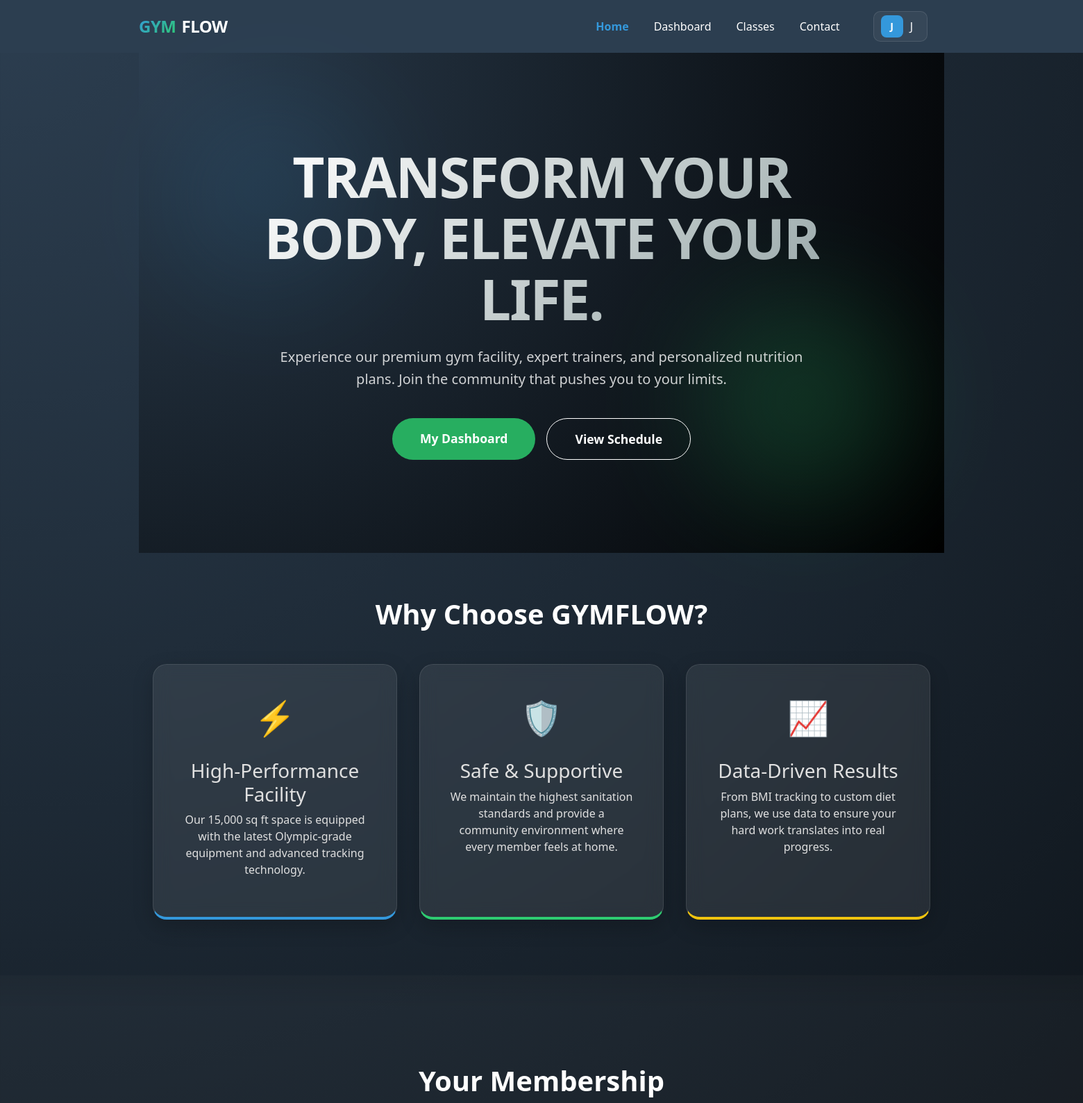
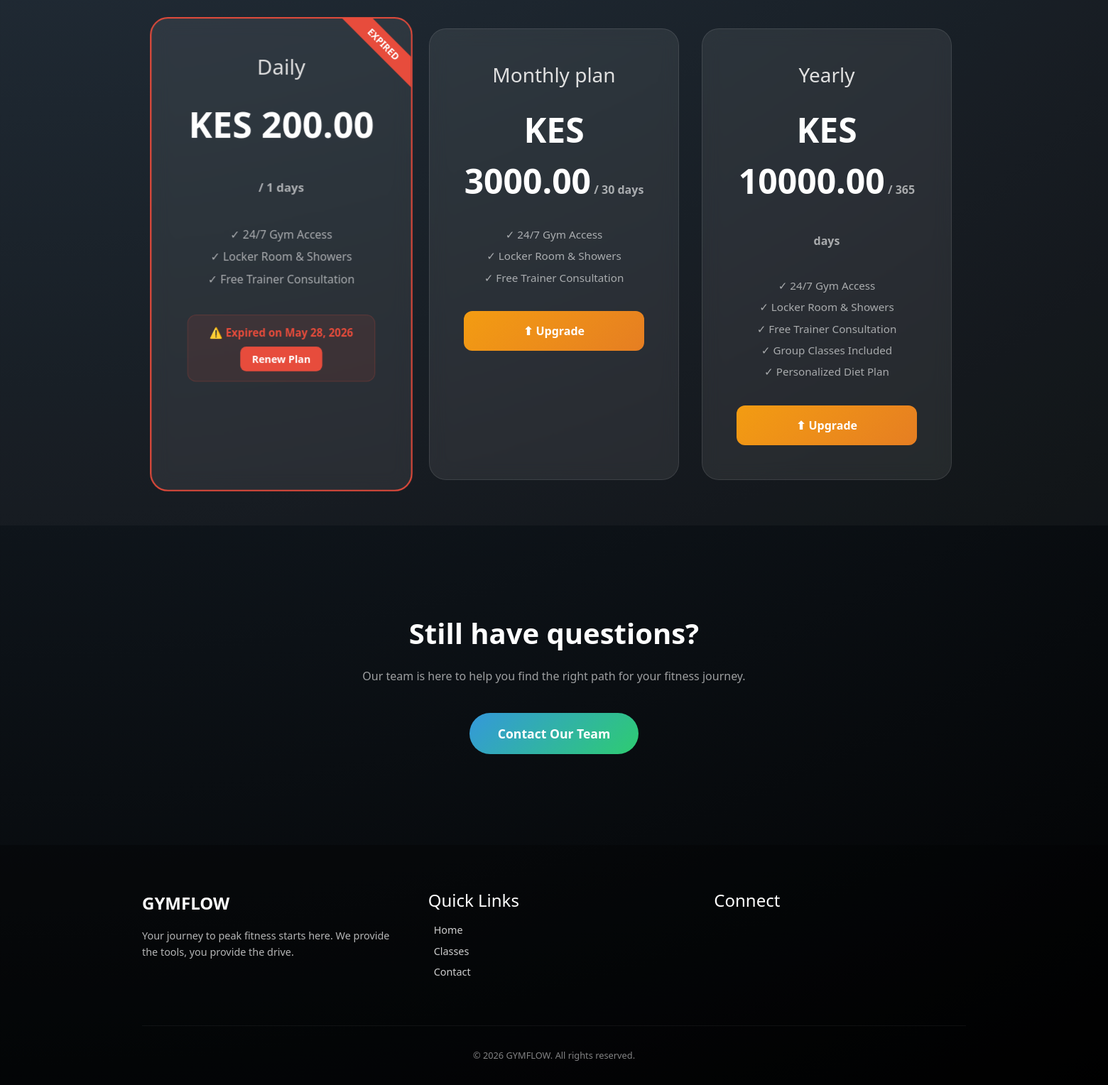
The page / (signed in) on the database its author committed (2 pictures, top to bottom).
### base/gym/models.py (models this page shows, shortened)
class MembershipPlan(models.Model):
    name = models.CharField(max_length=60)
    price = models.DecimalField(max_digits=10, decimal_places=2)
    duration_days = models.PositiveIntegerField()

class Membership(models.Model):
    member = models.ForeignKey(Member, on_delete=models.CASCADE, related_name="memberships")
    plan = models.ForeignKey(MembershipPlan, on_delete=models.PROTECT)
    start_date = models.DateField(default=timezone.now)
    end_date = models.DateField(blank=True, null=True)
    is_active = models.BooleanField(default=True, db_index=True)
    @property
    def is_expired(self):
        if self.end_date:
            return self.end_date < timezone.now().date()
        return False

### base/gym/views/public.py (the view)
# urls.py: path("", views.home_view, name="home"),
def home_view(request):
    plans = MembershipPlan.objects.all().order_by("price")
    featured_classes = GymClass.objects.all()[:3]
    announcements = Announcement.objects.filter(is_active=True)[:3]
    gallery = GymPhoto.objects.all()[:6]
    active_membership = None
    if request.user.is_authenticated:
        member = getattr(request.user, 'member_profile', None)
        if member:
            active_membership = member.memberships.filter(is_active=True).first()
    for plan in plans:
        if plan.duration_days == 1: plan.freq_label = "Daily"
        elif plan.duration_days == 7: plan.freq_label = "Weekly"
        elif plan.duration_days <= 31: plan.freq_label = "Monthly"
        elif plan.duration_days >= 360: plan.freq_label = "Yearly"
        else: plan.freq_label = "Select Plan"
        plan.is_active = active_membership and plan.id == active_membership.plan.id
    return render(request, "gym/home.html", {
        "plans": plans,
        "featured_classes": featured_classes,
        "announcements": announcements,
        "gallery": gallery,
        "active_membership": active_membership,
    })

### base/gym/context_processors.py (called while the page is built)
def branch_context(request):
    active_branch_id = request.session.get('active_branch_id')
    active_branch = None
    if active_branch_id:
        try:
            active_branch = Branch.objects.get(id=active_branch_id)
        except Branch.DoesNotExist:
            pass
    return {
        'all_branches': Branch.objects.all(),
        'active_branch': active_branch,
    }

### base/templates/gym/home.html (shortened to what this page needs)
{% extends "gym/base.html" %}
{% block content %}
<div class="hero">
    <div class="floating-shape" style="top: 10%; left: 5%;"></div>
    <div class="floating-shape" style="bottom: 10%; right: 5%; background: var(--accent-green);"></div>
    <div class="hero-content">
        <h1 class="hero-title">TRANSFORM YOUR BODY, ELEVATE YOUR LIFE.</h1>
        <p class="hero-subtitle">Experience our premium gym facility, expert trainers, and personalized nutrition plans.
            Join the community that pushes you to your limits.</p>
        <div class="cta-group">
            {% if user.is_authenticated %}
            <a href="{% url 'login_redirect' %}" class="btn btn-large btn-success">My Dashboard</a>
            {% else %}
            <a href="{% url 'login' %}{% if request.GET.next %}?next={{ request.GET.next }}{% endif %}"
                class="btn btn-large btn-success">Get Started Today</a>
            {% endif %}
            <a href="{% url 'class_schedule' %}" class="btn btn-large"
                style="background: transparent; border: 1px solid white;">View Schedule</a>
        </div>
    </div>
</div>
<div class="container">
    <h2 class="section-title">Why Choose GYMFLOW?</h2>
    <div class="features-grid">
        <div class="feature-card" style="border-bottom: 4px solid var(--accent-blue);">
            <span class="feature-icon">⚡</span>
            <h3>High-Performance Facility</h3>
            <p>Our 15,000 sq ft space is equipped with the latest Olympic-grade equipment and advanced tracking
                technology.</p>
        </div>
        <div class="feature-card" style="border-bottom: 4px solid var(--accent-green);">
            <span class="feature-icon">🛡️</span>
            <h3>Safe & Supportive</h3>
            <p>We maintain the highest sanitation standards and provide a community environment where every member feels
                at home.</p>
        </div>
        <div class="feature-card" style="border-bottom: 4px solid #f1c40f;">
            <span class="feature-icon">📈</span>
            <h3>Data-Driven Results</h3>
            <p>From BMI tracking to custom diet plans, we use data to ensure your hard work translates into real
                progress.</p>
        </div>
    </div>
    <div class="pricing-wrap">
        {% if active_membership %}
        <h2 class="section-title">Your Membership</h2>
        {% else %}
        <h2 class="section-title">Simple, Flexible Pricing</h2>
        {% endif %}
        <div class="plans-grid">
            {% for plan in plans %}
            <div
                class="plan-card {% if plan.is_active %}{% if active_membership.is_expired %}popular-expired{% else %}popular-gym{% endif %}{% elif forloop.counter == 2 and not active_membership %}popular{% endif %}">
                {% if plan.is_active %}
                {% if active_membership.is_expired %}
                <div class="popular-badge" style="background: #e74c3c;">EXPIRED</div>
                {% else %}
                <div class="popular-badge" style="background: var(--accent-green);">YOUR PLAN</div>
                {% endif %}
                {% elif forloop.counter == 2 and not active_membership %}
                <div class="popular-badge">BEST VALUE</div>
                {% endif %}
                <h3>{{ plan.name }}</h3>
                <div class="plan-price">KES {{ plan.price }}<span> / {{ plan.duration_days }} days</span></div>
                <ul
                    style="list-style: none; padding: 0; margin-bottom: 2rem; color: rgba(255,255,255,0.6); font-size: 0.95rem; line-height: 2;">
                    <li>✓ 24/7 Gym Access</li>
                    <li>✓ Locker Room & Showers</li>
                    <li>✓ Free Trainer Consultation</li>
                    {% if plan.price > 3000 %}
                    <li>✓ Group Classes Included</li>
                    <li>✓ Personalized Diet Plan</li>
                    {% endif %}
                </ul>
                {% if user.is_authenticated %}
                {% if active_membership %}
                {% if plan.is_active %}
                {% if active_membership.is_expired %}
                <div
                    style="text-align: center; padding: 0.8rem; background: rgba(231,76,60,0.1); border: 1px solid rgba(231,76,60,0.2); border-radius: 12px; color: #e74c3c; font-weight: 700; display: flex; flex-direction: column; gap: 0.5rem; justify-content: center; align-items: center;">
                    <span style="font-size: 0.9rem;">⚠️ Expired on {{ active_membership.end_date|date:"M d, Y" }}</span>
                    <a href="{% url 'portal_subscribe' plan.id %}" class="btn"
                        style="background: #e74c3c; border-radius: 8px; font-size: 0.85rem; font-weight: 700; padding: 0.4rem 1rem; color: white;">Renew
                        Plan</a>
                </div>
                {% else %}
                <div
                    style="text-align: center; padding: 0.8rem; background: #d5f5e3; border-radius: 12px; color: #1e8449; font-weight: 700;">
                    ✅ Active until {{ active_membership.end_date|date:"M d, Y" }}</div>
                {% endif %}
                {% else %}
                <a href="{% url 'portal_subscribe' plan.id %}" class="btn"
                    style="width: 100%; padding: 1rem; border-radius: 12px; font-weight: 700; color: white; background: linear-gradient(135deg, #f39c12, #e67e22);">⬆
                    Upgrade</a>
                {% endif %}
                {% else %}
                <a href="{% url 'portal_subscribe' plan.id %}" class="btn"
                    style="width: 100%; padding: 1rem; border-radius: 12px; font-weight: 700; color: white; background: var(--accent-blue);">{{
                    plan.freq_label }}</a>
                {% endif %}
                {% else %}
                <a href="{% url 'login' %}?next={% url 'portal_subscribe' plan.id %}" class="btn"
                    style="width: 100%; padding: 1rem; border-radius: 12px; font-weight: 700; color: white; {% if forloop.counter == 2 %}background: var(--accent-blue);{% else %}background: #2c3e50;{% endif %}">Join
                    Now</a>
                {% endif %}
            </div>
            {% endfor %}
        </div>
    </div>
    <div style="text-align: center; margin: 8rem 0;">
        <h2 style="font-size: 2.5rem; font-weight: 800; margin-bottom: 1.5rem; color: #fff;">Still have questions?</h2>
        <p style="color: rgba(255,255,255,0.6); margin-bottom: 2.5rem;">Our team is here to help you find the right path
            for your fitness
            journey.</p>
        <a href="{% url 'contact' %}" class="btn btn-large"
            style="background: linear-gradient(135deg, #3498db, #2ecc71);">Contact Our Team</a>
    </div>
</div>
{% endblock %}

### static/gym/css/main.css (style rules this page uses)
* { margin: 0; padding: 0; box-sizing: border-box; }
body { font-family: 'Segoe UI', Tahoma, Geneva, Verdana, sans-serif; background-color: #f5f5f5; color: #333; }
.container { max-width: 1200px; margin: 0 auto; padding: 0 20px; }
h1 { color: #2c3e50; margin-bottom: 1.5rem; }
.btn { display: inline-block; padding: 0.6rem 1.2rem; background-color: #3498db; color: white; text-decoration: none; border: none; border-radius: 4px; cursor: pointer; font-size: 1rem; transition: background-color 0.3s; }
.btn-success { background-color: #27ae60; }

### base/templates/gym/home.html (style rules this page uses)
:root { --accent-blue: #3498db; --accent-green: #2ecc71; --glass-bg: rgba(255, 255, 255, 0.1); --glass-border: rgba(255, 255, 255, 0.2); }
body { margin: 0; padding: 0; overflow-x: hidden; background: radial-gradient(circle at top left, #2c3e50, #000) !important; color: #e0e0e0 !important; }
.hero { position: relative; min-height: 90vh; display: flex; align-items: center; justify-content: center; background: radial-gradient(circle at top left, #2c3e50, #000); color: white; text-align: center; padding: 4rem 1rem; margin-top: -2rem; }
.hero-content { max-width: 800px; z-index: 2; }
.hero-title { font-size: clamp(3rem, 10vw, 5rem); font-weight: 900; line-height: 1.1; margin-bottom: 1.5rem; background: linear-gradient(135deg, #fff, #95a5a6); -webkit-background-clip: text; -webkit-text-fill-color: transparent; letter-spacing: -2px; }
.hero-subtitle { font-size: 1.25rem; opacity: 0.8; margin-bottom: 2.5rem; line-height: 1.6; }
.cta-group { display: flex; gap: 1rem; justify-content: center; flex-wrap: wrap; }
.btn-large { padding: 1rem 2.5rem; font-size: 1.1rem; font-weight: 600; border-radius: 50px; transition: transform 0.3s cubic-bezier(0.175, 0.885, 0.32, 1.275); }
.section-title { text-align: center; font-size: 2.5rem; font-weight: 800; margin: 4rem 0 3rem; color: #ffffff; }
.features-grid { display: grid; grid-template-columns: repeat(auto-fit, minmax(280px, 1fr)); gap: 2rem; margin-bottom: 5rem; }
.feature-card { background: rgba(255, 255, 255, 0.08); backdrop-filter: blur(12px); border: 1px solid rgba(255, 255, 255, 0.1); padding: 2.5rem; border-radius: 20px; box-shadow: 0 10px 30px rgba(0, 0, 0, 0.2); transition: transform 0.3s ease; text-align: center; color: #e0e0e0; }
.feature-icon { font-size: 3rem; margin-bottom: 1.5rem; display: block; }
.pricing-wrap { background: rgba(255, 255, 255, 0.03); padding: 4rem 0; margin: 0 -100vw; padding: 4rem 100vw; box-shadow: inset 0 20px 40px rgba(0, 0, 0, 0.1); }
.plans-grid { display: grid; grid-template-columns: repeat(auto-fit, minmax(300px, 1fr)); gap: 2rem; max-width: 1200px; margin: 0 auto; }
.plan-card { background: rgba(255, 255, 255, 0.08); backdrop-filter: blur(12px); padding: 3rem; border-radius: 24px; border: 1px solid rgba(255, 255, 255, 0.1); text-align: center; transition: scale 0.3s ease; position: relative; overflow: hidden; color: #e0e0e0; }
.plan-card.popular-expired { border: 2px solid #e74c3c !important; scale: 1.05; z-index: 2; }
.popular-badge { position: absolute; top: 20px; right: -30px; background: var(--accent-blue); color: white; padding: 5px 40px; transform: rotate(45deg); font-size: 0.8rem; font-weight: 700; }
.plan-price { font-size: 3rem; font-weight: 800; margin: 1.5rem 0; color: #ffffff; }
.plan-price span { font-size: 1rem; opacity: 0.6; }
.floating-shape { position: absolute; width: 300px; height: 300px; background: linear-gradient(135deg, var(--accent-blue), transparent); border-radius: 50%; filter: blur(80px); opacity: 0.2; animation: float 6s ease-in-out infinite; }

### rows shown on the page
MembershipPlan: shows "EXPIRED", name "Daily", price "200.00", duration_days "1"
Membership: end_date "May 28, 2026"
MembershipPlan: name "Monthly plan", price "3000.00", duration_days "30", shows "⬆ Upgrade"
MembershipPlan: name "Yearly", price "10000.00", duration_days "365", shows "✓ Group Classes Included", shows "⬆ Upgrade"

### other values the page prints
{{ m_name|slice:":1"|upper }} "J"
{{ m_name }} "J"
